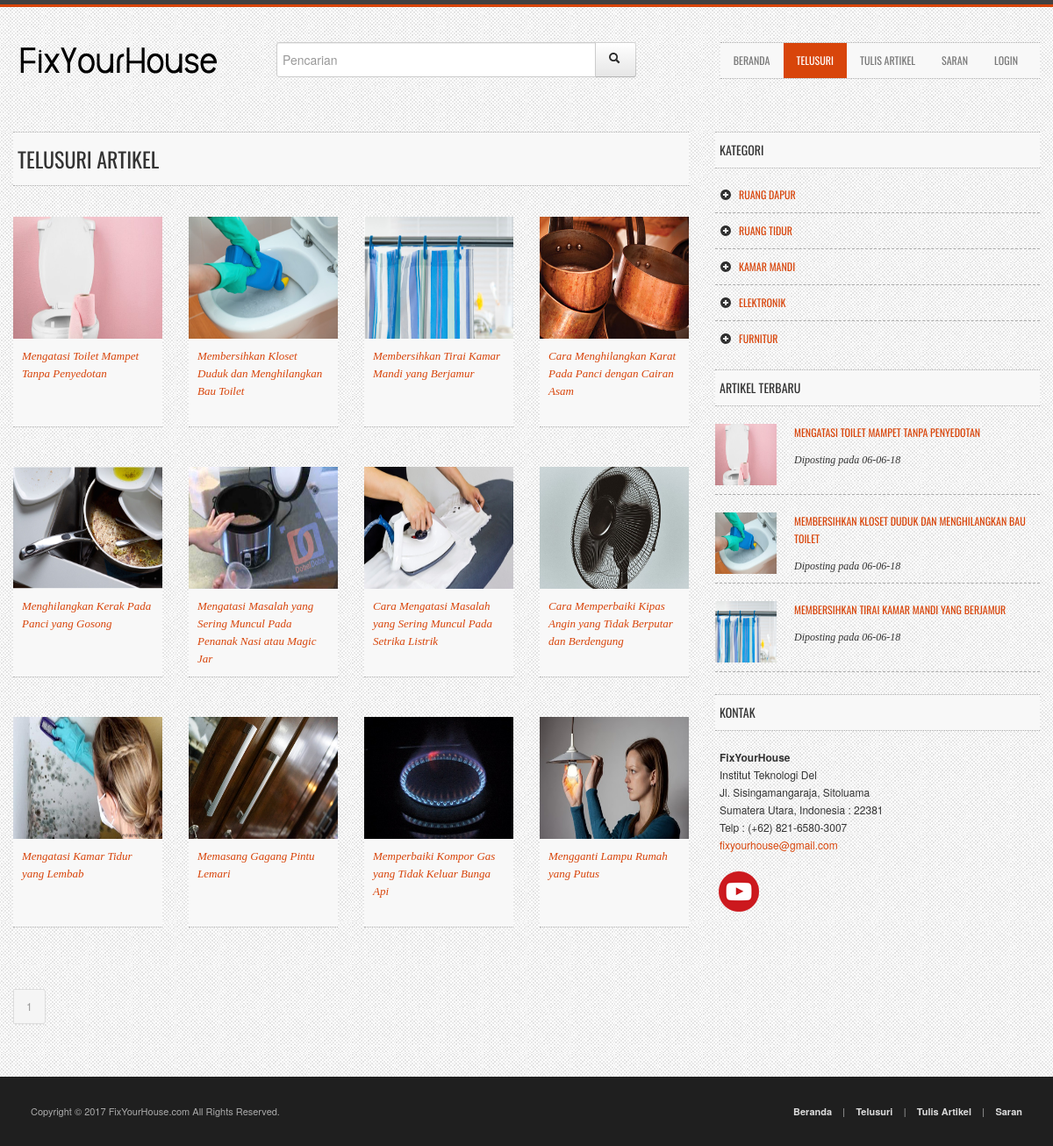
Screenshot of /explore.php with the database file from the repository.
### tables this page shows
CREATE TABLE `posts` (
  `post_id` int(15) NOT NULL,
  `post_category_id` int(15) NOT NULL,
  `post_title` varchar(255) NOT NULL,
  `post_author` varchar(255) NOT NULL,
  `post_date` date NOT NULL,
  `post_image` text NOT NULL,
  `post_content` text NOT NULL,
  `post_tags` varchar(255) NOT NULL,
  `post_comment_count` varchar(255) NOT NULL DEFAULT '0'
);

CREATE TABLE `categories` (
  `cat_id` int(15) NOT NULL,
  `cat_title` varchar(255) NOT NULL,
  `cat_image` text NOT NULL
);

### explore.php (the view, shortened to what this page needs)
<?php
  include "includes/db.php";
 ?>
 <?php
   $perpage = 12;
   if(isset($_GET['page']) & !empty($_GET['page'])){
     $curpage = $_GET['page'];
   }else{
     $curpage = 1;
   }
   $start = ($curpage * $perpage) - $perpage;
   $ReadSql = "SELECT * FROM posts ORDER BY post_id DESC LIMIT $start,$perpage";
   $res = mysqli_query($connection, $ReadSql);
 ?>
<?php
    $currentPage = 'telusuri';
    include "includes/header.php";
?>
<?php
    include "includes/navigation.php";
?>
    <div class="row">
        <div class="span8 gallery">
            <h3 class="title-bg">Telusuri Artikel
            </h3>
            <div class="row clearfix">
                <ul class="gallery-post-grid holder">
                     <?php
          while ($row = mysqli_fetch_assoc($res)) {
                    $post_id = $row['post_id'];
                    $post_title = $row['post_title'];
                    $post_image = $row['post_image'];
        ?>
                    <li  class="span2 gallery-item">
                        <a href="post.php?p_id=<?php echo $post_id;?>"><img style="height: 139px; width: 170px;" src="img/cover/<?php echo $post_image; ?>"></a>
                        <span class="category-details">
                            <a href="post.php?p_id=<?php echo $post_id;?>" style="font-size: 13px;"><?php echo $post_title ?></a>
                        </span>
                    </li>
                    <?php } ?>
                </ul>
            </div>
            <div class="pagination">
                <ul>
    <li class="page-item active"><a class="page-link" href="?page=<?php echo $curpage ?>"><?php echo $curpage ?></a></li>
                </ul>
            </div>
        </div>
<?php
    include "includes/sidebar.php";
?>
            </div>
	<?php
    include "includes/footer.php";
?>

### includes/header.php (shortened to what this page needs)
<!DOCTYPE html>
<html xmlns="http://www.w3.org/1999/xhtml">
<head>
<link rel="stylesheet" href="css/bootstrap.css">
<link rel="stylesheet" href="css/bootstrap-responsive.css">
<link rel="stylesheet" href="css/prettyPhoto.css" />
<link rel="stylesheet" href="css/flexslider.css" />
<link rel="stylesheet" href="css/custom-styles.css">
</head>
<body class="home">

### includes/navigation.php (shortened to what this page needs)
  <div class="color-bar-1"></div>
    <div class="color-bar-2 color-bg"></div>
      <div class="container">
      <div class="row header">
        <div class="span3 logo">
          <a href="index.php"><img src="img/test.png" alt="" /></a>
        </div>
        <div class="span4 navigation">
          <div class="input-append">
                    <form action="search.php" method="post">
                        <input id="appendedInputButton" size="20" type="text" placeholder="Pencarian" name="search" style="height: 30px; width: 350px;"><button style="height: 40px;" class="btn" type="submit" name="submit"><i class="icon-search"></i></button>
                    </form>
                </div>
        </div>
        <div class="span5 navigation">
            <div class="navbar hidden-phone">
            <ul class="nav">
            <li class="<?php if($currentPage =='beranda'){echo 'active';}?>"><a href="index.php">Beranda</a></li>
            <li class="<?php if($currentPage =='telusuri'){echo 'active';}?>"><a href="explore.php">Telusuri</a></li>
        <?php
        if (isset($_SESSION['is_logged_in'])) { ?>
        <li class="<?php if($currentPage =='tulis_artikel'){echo 'active';}?>"><a href="user_artikel.php">Tulis Artikel</a></li>
        <?php
        }
        else
        {
          ?>
          <li class="<?php if($currentPage =='tulis_artikel'){echo 'active';}?>"><a href="#login" data-toggle="modal">Tulis Artikel</a></li>
        <?php  }
          ?>
            <li class="<?php if($currentPage =='saran'){echo 'active';}?>"><a href="suggestion.php">Saran</a></li>
         <?php
        if (isset($_SESSION['is_logged_in'])) {
          if (isset($_SESSION['user_role'])) {
              $username = $_SESSION['username'];
              $roles = $_SESSION['user_role'];
              if ($roles == 1) {
                  ?><li class=""><a href="admin/index.php">Menu Admin</a></li> <?php
              } else if ($roles == 2) {
                 ?><li class=""><a href="logout.php"><?php echo $username; ?> (Logout)</a></li> <?php
              }
          }
        } else {
            ?> <li class="<?php if($currentPage =='login'){echo 'active';}?>"><a href="#login" data-toggle="modal">Login</a></li><?php
        }
 ?>
            </ul>
            </div>
</div>
        </div>

### includes/sidebar.php
<div class="span4 sidebar">
            <h5 class="title-bg" style="margin-top: 0px;">Kategori</h5>
            <ul class="post-category-list">
              <?php
                      $query = "SELECT * FROM categories";
                      $select_categories_sidebar = mysqli_query($connection,$query);
                      while ($row = mysqli_fetch_assoc($select_categories_sidebar)) {
                                  $cat_title = $row['cat_title'];
                                  $cat_id = $row['cat_id'];
                                  echo "<li><a href='category.php?category=$cat_id'><i class='icon-plus-sign'></i>{$cat_title}</a></li>
                                  ";
                                }
                   ?>
            </ul>
            <h5 class="title-bg">Artikel Terbaru</h5>
            <ul class="popular-posts">
              <?php
                      $query = "SELECT * FROM posts ORDER BY post_id DESC LIMIT 3";
                      $select_recent = mysqli_query($connection,$query);
                      while ($row = mysqli_fetch_assoc($select_recent)) {
                                  $post_title = $row['post_title'];
                                  $post_id = $row['post_id'];
                                  $post_date = date('d-m-y');
                                  $post_image = $row['post_image'];
                                  echo "<li>
                                  <a href='post.php?p_id=$post_id'>
                                    <img src='img/cover/$post_image' style='width:70px;height:70px;'>
                                  </a>
                                  <h6>
                                    <a href='post.php?p_id=$post_id'>{$post_title}</a>
                                  </h6>
                                  <em>
                                    Diposting pada {$post_date}
                                  </em>
                                  ";
                                }
                   ?>
            </ul>
            <h5 class="title-bg">Kontak</h5>
            <address style="margin-left: 5px;">
            <strong>FixYourHouse</strong><br>
            Institut Teknologi Del<br>
            Jl. Sisingamangaraja, Sitoluama<br>
            Sumatera Utara, Indonesia : 22381<br>
            Telp : (+62) 821-6580-3007<br>
            <a href="mailto:#">fixyourhouse@gmail.com</a>
            </address>
            <ul class="social-icons">
                        <li style="margin-left: -21px;"><a href="https://www.youtube.com/channel/UCC-cdMmIkJnJiebAhf9SZdQ"><img src="img/Untitled-yt.png"></a></li>
                    </ul>
        </div>
    </div>

### includes/footer.php (shortened to what this page needs)
  <div class="footer-container">
      <div class="container">
            <div class="row">
                <div class="span12 footer-col footer-sub">
                    <div class="row no-margin">
                        <div class="span6"><span class="left">Copyright © 2017 FixYourHouse.com All Rights Reserved.</span></div>
                        <div class="span6">
                            <span class="right">
                            <a href="index.php">Beranda</a>
                            &nbsp;&nbsp;&nbsp;|&nbsp;&nbsp;&nbsp;
                            <a href="explore.php">Telusuri</a>
                            &nbsp;&nbsp;&nbsp;|&nbsp;&nbsp;&nbsp;
                            <a href="user_artikel.php">Tulis Artikel</a>
                            &nbsp;&nbsp;&nbsp;|&nbsp;&nbsp;&nbsp;
                            <a href="suggestion.php">Saran</a>
                            </span>
                        </div>
                    </div>
                </div>
            </div>
        </div>
    </div>
</body>
</html>

### css/custom-styles.css (style rules this page uses)
html, body { font-size:12px; line-height:18px; height: 100%; }
body { background: #f9f9f9 url(../img/page-bg-1.jpg); }
h1, h2, h3, h4 , h5, h6 { font-family: "Oswald", sans-serif; font-weight: normal; text-transform:uppercase; }
h1.title-bg, h2.title-bg, h3.title-bg, h4.title-bg , h5.title-bg, h6.title-bg { background:#f8f8f8; padding:10px 5px; margin: 0px 0px 20px 0px; border-bottom: 1px dotted #a9a9a9; border-top: 1px dotted #a9a9a9; }
a, a:hover { color:#d8450b; }
i { margin-right: 3px; }
.logo { margin-top:40px; }
.logo img { padding-right:20px; }
.navigation { margin-top:40px; }
.navigation .navbar { float:right; background:#f8f8f8; border-bottom: 1px dotted #a9a9a9; border-top: 1px dotted #a9a9a9; }
.navbar .nav > li > a { font-family: "Oswald", sans-serif; font-weight: normal; text-shadow: none; text-transform:uppercase; font-size:12px; padding: 10px 15px 10px; }
.navbar .nav > .active > a, .navbar .nav > .active > a:hover, .navbar .nav > .active > a:focus { color:#FFF; background-color:#d8450b; -webkit-box-shadow: none; -moz-box-shadow: none; box-shadow: none; }
.gallery-item { margin-bottom:15px; margin-top:15px; }
.category-details { background:#f8f8f8; display: block; padding:10px; border-bottom: 1px dotted #a9a9a9; font-family: Georgia; font-style: italic; width: auto\9; height: 80px; max-width: 100%; }
.gallery-post-grid { margin:0px; }
.gallery-post-grid li { list-style: none; float: left; margin-bottom: 30px; }
.sidebar h5 { margin-top: 25px; }
.sidebar ul.post-category-list, .sidebar .tab-content .tab-pane ul { margin:0px; }
.sidebar ul.post-category-list li, .sidebar .tab-content .tab-pane ul li { list-style: none; border-bottom: 1px dashed #a9a9a9; padding:10px 5px; }
.sidebar ul.post-category-list li a { font-family: "Oswald", sans-serif; font-weight: normal; text-transform:uppercase; }
.sidebar ul.post-category-list li:first-child, .sidebar .tab-content .tab-pane ul li:first-child { padding-top: 0px; }
.sidebar ul.post-category-list li:last-child { padding-bottom: 0px; border-bottom:none; }
.sidebar ul.post-category-list li i { padding-right: 5px; background-position: 0 -95px; }
.popular-posts { margin: 0px; }
.popular-posts li { list-style: none; margin-bottom: 20px; clear: both; display: block; min-height: 80px; border-bottom: 1px dashed #a9a9a9; }
.popular-posts li a { font-family: "Oswald", sans-serif; font-weight: normal; text-transform:uppercase; }
.popular-posts li img { float: left; margin-right: 20px; }
.popular-posts li em { font-family:Georgia, "Times New Roman", Times, serif; }
.footer-container { width:100%; background: #1f1f1f; clear: both; position: relative; z-index: 10; }
.footer-col { color:#ababab; font-size: 11px; }
.footer-col a { color:#dcdcdc; font-weight: bold; }
.social-icons li { list-style: none; float: left; margin-right: 6px; }
.footer-sub { background: #1f1f1f; padding: 10px 0px; margin-top: 20px; margin-bottom: -20px; }
.footer-sub div div span { padding: 0px 20px; }
.row { margin-bottom:40px; }
.no-margin { margin-bottom:0px; }
.left { float: left; }
.right { float: right; }
.color-bg { background:#d8450b; }
.color-bar-1, .color-bar-2 { width:100% }
.color-bar-1 { background:#414141; height:5px; }
.color-bar-2 { height:3px; }

### rows the page displays
posts: post_image (picture), post_title "Mengatasi Toilet Mampet Tanpa Penyedotan", post_title "MENGATASI TOILET MAMPET TANPA PENYEDOTAN"
posts: post_image (picture), post_title "Membersihkan Kloset Duduk dan Menghilangkan Bau Toilet", post_title "MEMBERSIHKAN KLOSET DUDUK DAN MENGHILANGKAN BAU TOILET"
posts: post_image (picture), post_title "Membersihkan Tirai Kamar Mandi yang Berjamur", post_title "MEMBERSIHKAN TIRAI KAMAR MANDI YANG BERJAMUR"
posts: post_image (picture), post_title "Cara Menghilangkan Karat Pada Panci dengan Cairan Asam"
posts: post_image (picture), post_title "Menghilangkan Kerak Pada Panci yang Gosong"
posts: post_image (picture), post_title "Mengatasi Masalah yang Sering Muncul Pada Penanak Nasi atau Magic Jar"
posts: post_image (picture), post_title "Cara Mengatasi Masalah yang Sering Muncul Pada Setrika Listrik"
posts: post_image (picture), post_title "Cara Memperbaiki Kipas Angin yang Tidak Berputar dan Berdengung"
posts: post_image (picture), post_title "Mengatasi Kamar Tidur yang Lembab"
posts: post_image (picture), post_title "Memasang Gagang Pintu Lemari"
posts: post_image (picture), post_title "Memperbaiki Kompor Gas yang Tidak Keluar Bunga Api"
posts: post_image (picture), post_title "Mengganti Lampu Rumah yang Putus"
categories: cat_title "RUANG DAPUR"
categories: cat_title "RUANG TIDUR"
categories: cat_title "KAMAR MANDI"
categories: cat_title "ELEKTRONIK"
categories: cat_title "FURNITUR"

### other values shown
$curpage "1"
